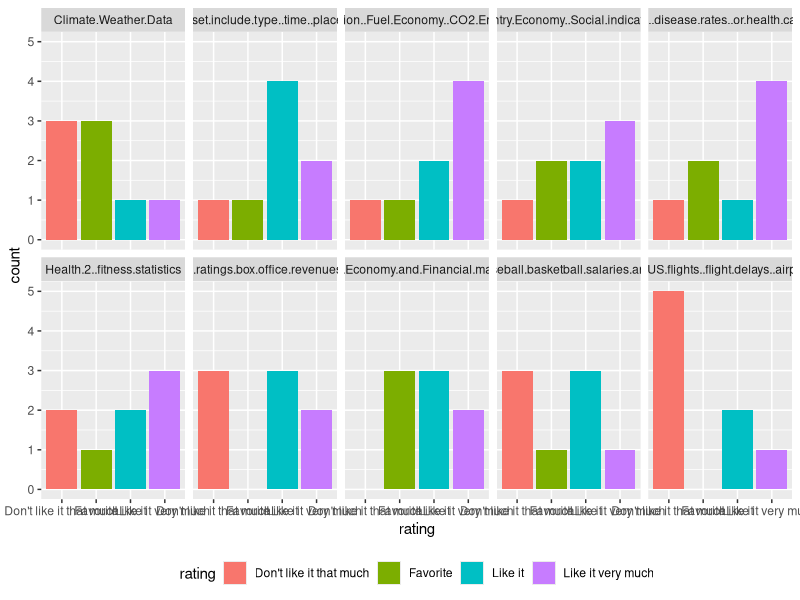
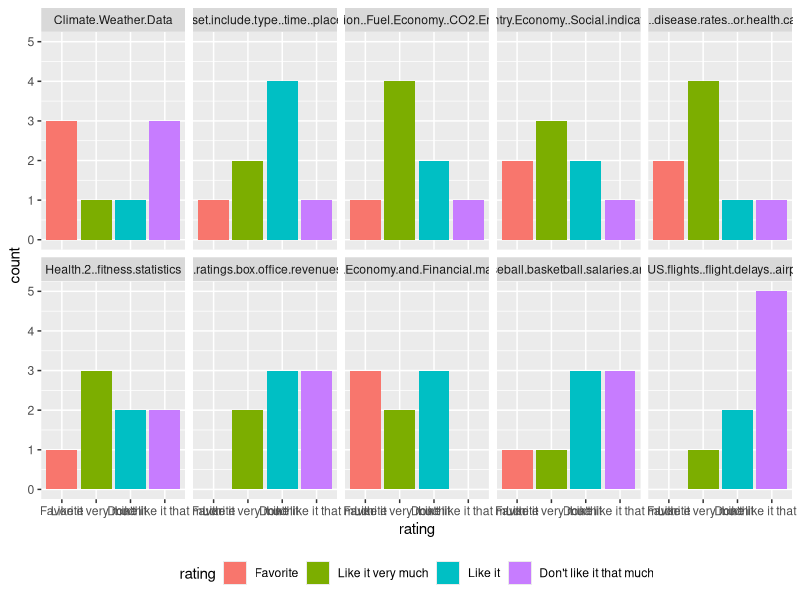
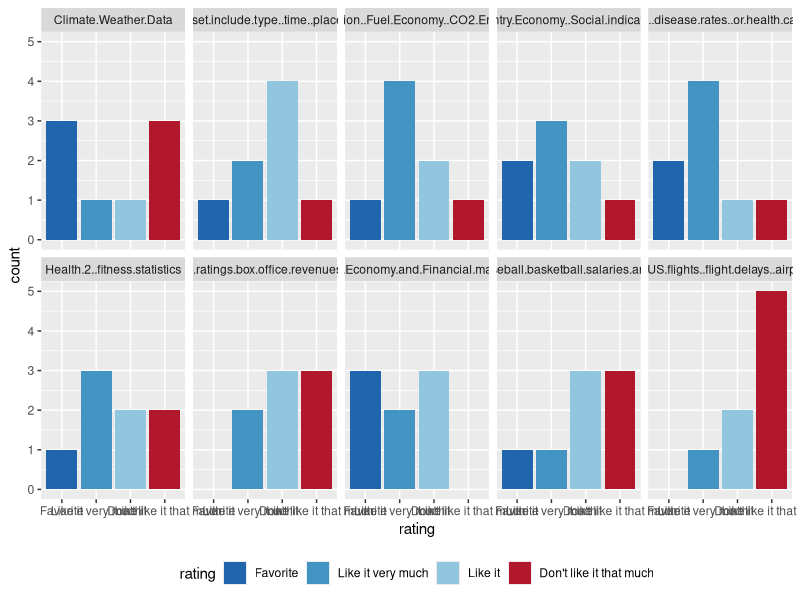
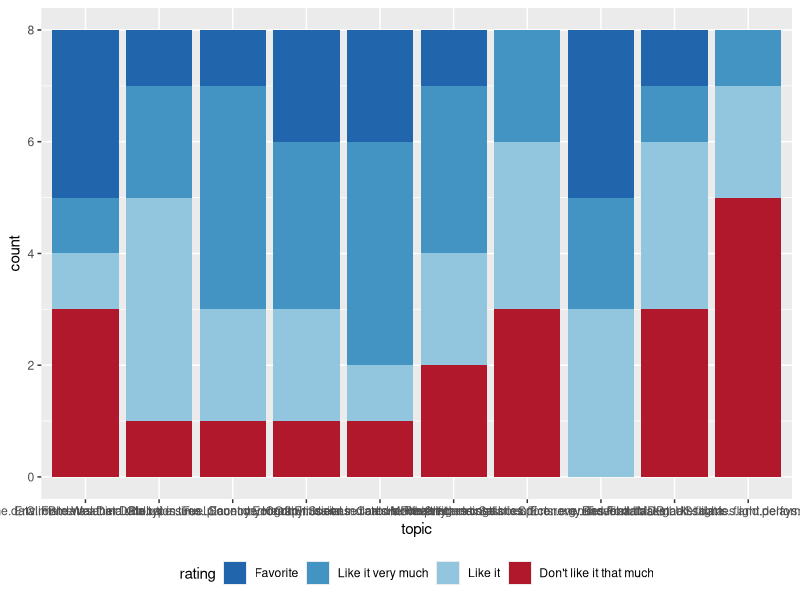
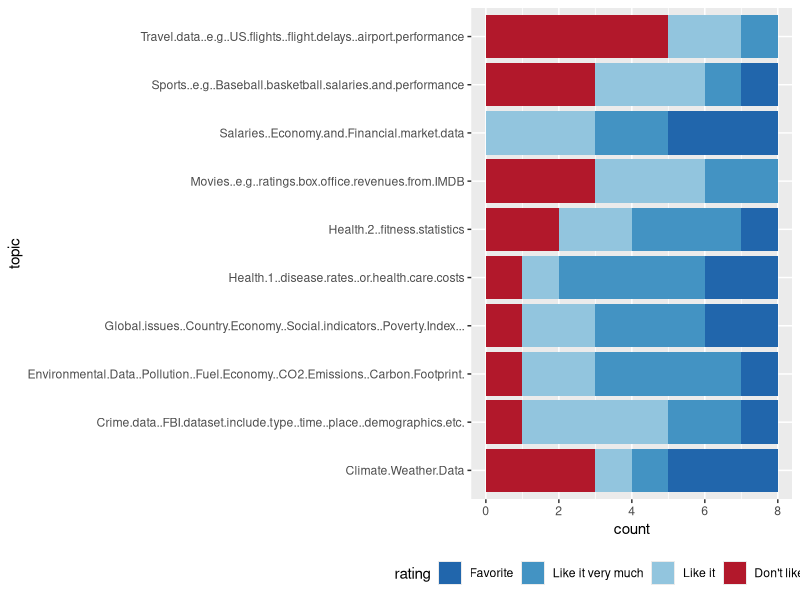
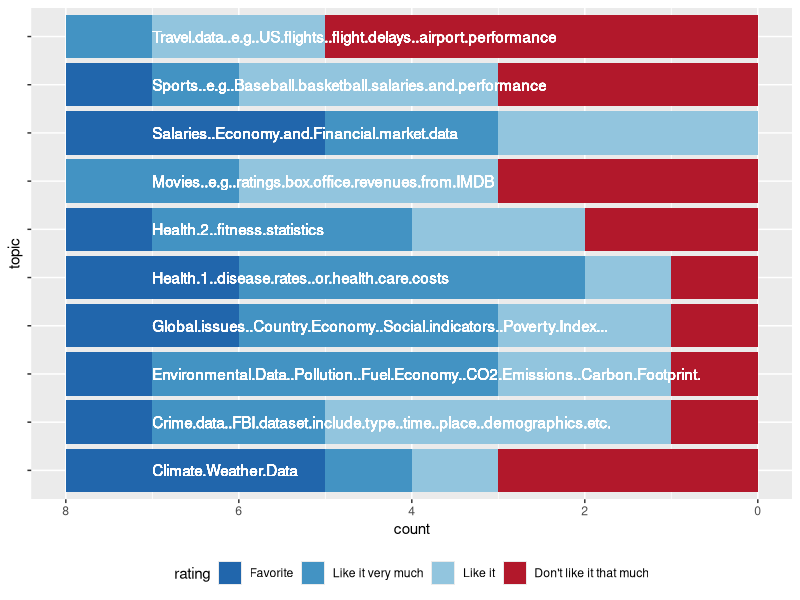
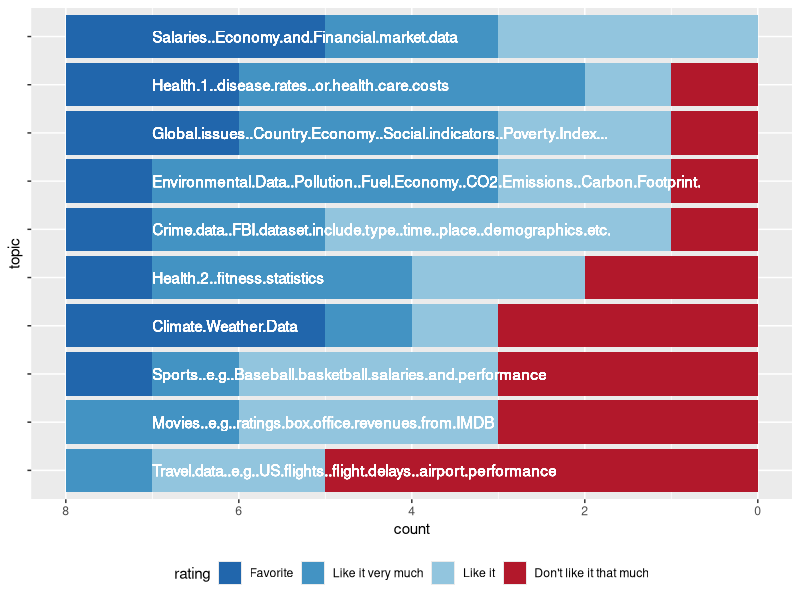

Here is the R script that generated these plots, in order:
## ---- chunk 1
knitr::opts_chunk$set(echo = TRUE)
library(tidyverse)
## ---- chunk 2
topics <- read.csv("data/Topics of interest.csv")
topics <- topics %>% select(-Entry.Id)
head(topics)
## ---- chunk 3
tlong <- topics %>% gather(topic, rating, 1:10)
tlong %>% 
  ggplot(aes(x = rating)) + geom_bar(aes(fill=rating)) +
  facet_wrap(~topic, ncol=5) +
  theme(legend.position="bottom")
## ---- chunk 4
tlong <- tlong %>% mutate(
  rating = factor(rating, 
                  levels= c("Favorite", "Like it very much",
                            "Like it", "Don't like it that much"))
)
tlong %>% 
  ggplot(aes(x = rating)) + geom_bar(aes(fill=rating)) +
  facet_wrap(~topic, ncol=5) +
  theme(legend.position="bottom")
## ---- chunk 5
library(RColorBrewer)
cols <- brewer.pal("RdBu", n = 8)

tlong %>% 
  ggplot(aes(x = rating)) + geom_bar(aes(fill=rating)) +
  facet_wrap(~topic, ncol=5) +
  theme(legend.position="bottom") +
  scale_fill_manual(values = cols[c(8,7,6,1)])
## ---- chunk 6
library(RColorBrewer)
cols <- brewer.pal("RdBu", n = 8)

tlong %>% 
  ggplot(aes(x = topic)) + geom_bar(aes(fill=rating)) +
  theme(legend.position="bottom") +
  scale_fill_manual(values = cols[c(8,7,6,1)])
## ---- chunk 7
tlong %>% 
  ggplot(aes(x = topic)) + geom_bar(aes(fill=rating)) +
  theme(legend.position="bottom") +
  scale_fill_manual(values = cols[c(8,7,6,1)]) +
  coord_flip()
## ---- chunk 8
labels <- unique(tlong$topics)
tlong %>% 
  ggplot(aes(x = topic)) + geom_bar(aes(fill=rating)) +
  theme(legend.position="bottom") +
  scale_fill_manual(values = cols[c(8,7,6,1)]) +
  coord_flip() + 
  theme(axis.text.y = element_blank()) +
  scale_y_reverse() +
  geom_text(aes(x = topic, label = topic), 
            y = -nrow(topics)+1, colour="white", hjust=0)
## ---- chunk 9
tlong <- tlong %>% 
  mutate(
        topic = reorder(topic, rating, FUN=function(x) 
          sum(x %in% c("Favorite"))),
        topic = reorder(topic, rating, FUN=function(x) 
          sum(x %in% c("Favorite", "Like it very much"))),
    topic = reorder(topic, rating, FUN=function(x) 
          -sum(x == "Don't like it that much"))
  )
tlong %>% 
  ggplot(aes(x = topic)) + geom_bar(aes(fill=rating)) +
  theme(legend.position="bottom") +
  scale_fill_manual(values = cols[c(8,7,6,1)]) +
  coord_flip() + 
  theme(axis.text.y = element_blank()) +
  scale_y_reverse() +
  geom_text(aes(x = topic, label = topic), 
            y = -nrow(topics)+1, colour="white", hjust=0)
